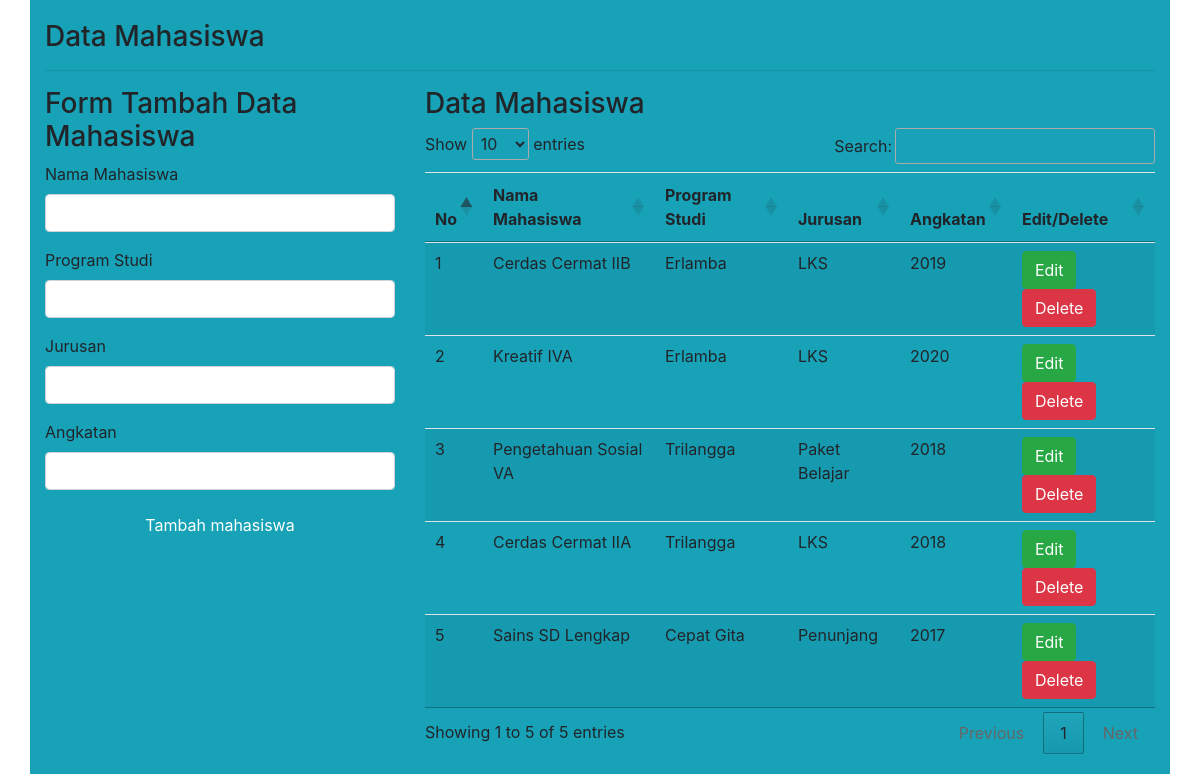
The page / on the database its author committed.
### tables this page shows
CREATE TABLE `mahasiswa` (
  `id_mhs` int(11) NOT NULL,
  `nm_mhs` varchar(100) NOT NULL,
  `prodi` varchar(100) NOT NULL,
  `jurusan` varchar(50) NOT NULL,
  `angkatan` double NOT NULL
);

### index.php (the view, shortened to what this page needs)
<!DOCTYPE html>
<html lang="en">
<head>
	<link rel="stylesheet" href="bootstrap/css/bootstrap.css">
	<link rel="stylesheet" type="text/css" href="//cdn.datatables.net/1.10.11/css/jquery.dataTables.min.css">
</head>
<body>
	<?php
	include('dbconnect.php');
	$query = "SELECT * FROM mahasiswa";
	$result = mysqli_query($conn , $query);
	?>
	<div class="container bg-info" style="padding-top: 20px; padding-bottom: 20px;">
		<h3>Data Mahasiswa</h3>
		<hr>
		<div class="row">
			<div class="col-sm-4">
				<h3>Form Tambah Data Mahasiswa</h3>
				<form role="form" action="insert.php" method="post">
					<div class="form-group">
						<label>Nama Mahasiswa</label>
						<input type="text" name="mhs" class="form-control">
					</div>
					<div class="form-group">
						<label>Program Studi</label>
						<input type="text" name="pstd" class="form-control">
					</div>
					<div class="form-group">
						<label>Jurusan</label>
						<input type="text" name="jrs" class="form-control">
					</div>
					<div class="form-group">
						<label>Angkatan</label>
						<input type="text" name="akt" class="form-control">
					</div>
					<button type="submit" class="btn btn-info btn-block">Tambah mahasiswa</button>
				</form>
			</div>
			<div class="col-sm-8">
				<h3>Data Mahasiswa</h3>
				<table class="table table-striped table-hover dtabel">
					<thead>
						<tr>
							<th>No</th>
							<th>Nama Mahasiswa</th>
							<th>Program Studi</th>
							<th>Jurusan</th>
							<th>Angkatan</th>
							<th>Edit/Delete</th>
						</tr>
					</thead>
					<tbody>
						<?php
							$no = 1;
							while ($row = mysqli_fetch_assoc($result)) {
						?>
						<tr>
							<td><?php echo $no++; ?></td>
							<td><?php echo $row['nm_mhs']; ?></td>
							<td><?php echo $row['prodi']; ?></td>
							<td><?php echo $row['jurusan']; ?></td>
							<td><?php echo $row['angkatan']; ?></td>
							<td>
								<a href="editform.php?id=<?php echo $row['id_mhs'];?>" class="btn btn-success" role="button">Edit</a>
								<a href="delete.php?id=<?php echo $row['id_mhs']?>" class="btn btn-danger" role="button">Delete</a>
							</td>
						</tr>
						<?php
							}
						?>
					</tbody>
				</table>
			</div>
		</div>
	</div>
</body>
</html>

### rows shown on the page
mahasiswa: nm_mhs "Cerdas Cermat IIB", prodi "Erlamba", jurusan "LKS", angkatan "2019"
mahasiswa: nm_mhs "Kreatif IVA", prodi "Erlamba", jurusan "LKS", angkatan "2020"
mahasiswa: nm_mhs "Pengetahuan Sosial VA", prodi "Trilangga", jurusan "Paket Belajar", angkatan "2018"
mahasiswa: nm_mhs "Cerdas Cermat IIA", prodi "Trilangga", jurusan "LKS", angkatan "2018"
mahasiswa: nm_mhs "Sains SD Lengkap", prodi "Cepat Gita", jurusan "Penunjang", angkatan "2017"
